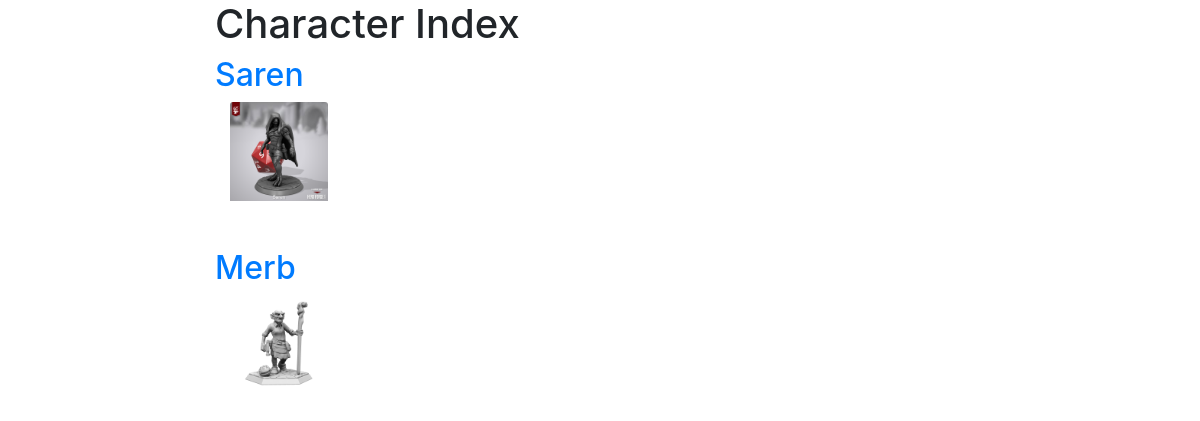
The app's page /naga/, older data.
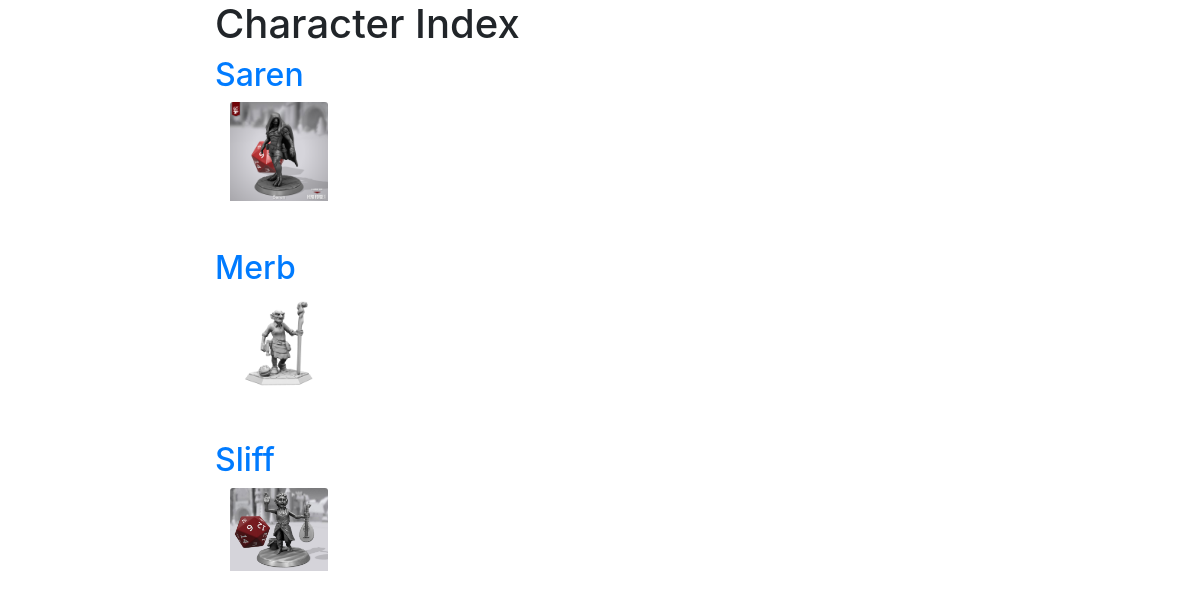
The same page, newer data.
### naga/models.py (models this page shows, shortened)
class Character(models.Model):
    name = models.CharField(max_length=255)
    xp = models.IntegerField(blank=True, null=True)
    race = models.CharField(max_length=255)
    alignment = models.CharField(max_length=255)
    background = models.CharField(max_length=255, blank=True, null=True)
    age = models.CharField(max_length=255, blank=True, null=True)
    height = models.CharField(max_length=255, blank=True, null=True)
    weight = models.CharField(max_length=255, blank=True, null=True)
    eyes = models.CharField(max_length=255, blank=True, null=True)
    skin = models.CharField(max_length=255, blank=True, null=True)
    hair = models.CharField(max_length=255, blank=True, null=True)
    strength = models.IntegerField()
    dexterity = models.IntegerField()
    constitution = models.IntegerField()
    intelligence = models.IntegerField()
    wisdom = models.IntegerField()
    charisma = models.IntegerField()
    proficiencyBonus = models.IntegerField()
    inspiration = models.IntegerField(blank=True, null=True)
    ac = models.IntegerField()
    initiative = models.IntegerField(blank=True, null=True)
    speed = models.IntegerField()
    currentHP = models.IntegerField()
    tempHP = models.CharField(max_length=255, blank=True, null=True)
    hitDiceType = models.CharField(max_length=255)
    hitDice = models.CharField(max_length=255)
    personalityNotes = models.TextField(blank=True, null=True)
    proficienciesNotes = models.TextField(blank=True, null=True)
    weaponsNotes = models.TextField(blank=True, null=True)
    equipmentNotes = models.TextField(blank=True, null=True)
    alliesNotes = models.TextField(blank=True, null=True)
    backstoryNotes = models.TextField(blank=True, null=True)
    additionalNotes = models.TextField(blank=True, null=True)
    treasureNotes = models.TextField(blank=True, null=True)
    customNotesSlot1 = models.TextField(blank=True, null=True)
    headshot = models.ImageField(upload_to='naga/uploads/%s/'%name, blank=True, null=True)
    cp = models.IntegerField(blank=True, null=True)
    sp = models.IntegerField(blank=True, null=True)
    ep = models.IntegerField(blank=True, null=True)
    gp = models.IntegerField(blank=True, null=True)
    pp = models.IntegerField(blank=True, null=True)
    campaignJournal = models.TextField(blank=True, null=True)
    externalReferences = models.TextField(blank=True, null=True) #Out of character, links to stuff or player notes
    useSpellPage = models.BooleanField(default=True)
    lvl1slotsTotal = models.IntegerField(blank=True, null=True)
    lvl1slotsUsed = models.IntegerField(blank=True, null=True)
    lvl2slotsTotal = models.IntegerField(blank=True, null=True)
    lvl2slotsUsed = models.IntegerField(blank=True, null=True)
    lvl3slotsTotal = models.IntegerField(blank=True, null=True)
    lvl3slotsUsed = models.IntegerField(blank=True, null=True)
    lvl4slotsTotal = models.IntegerField(blank=True, null=True)
    lvl4slotsUsed = models.IntegerField(blank=True, null=True)
    lvl5slotsTotal = models.IntegerField(blank=True, null=True)
    lvl5slotsUsed = models.IntegerField(blank=True, null=True)
    lvl6slotsTotal = models.IntegerField(blank=True, null=True)
    lvl6slotsUsed = models.IntegerField(blank=True, null=True)
    lvl7slotsTotal = models.IntegerField(blank=True, null=True)
    lvl7slotsUsed = models.IntegerField(blank=True, null=True)
    lvl8slotsTotal = models.IntegerField(blank=True, null=True)
    lvl8slotsUsed = models.IntegerField(blank=True, null=True)
    lvl9slotsTotal = models.IntegerField(blank=True, null=True)
    lvl9slotsUsed = models.IntegerField(blank=True, null=True)

### naga/views.py (the view)
# urls.py: path("", views.naga_index, name="naga_index"),
def naga_index(request):
    characters = Character.objects.all()
    context = {
        "characters": characters,
    }
    return render(request, "naga_index.html", context)

### naga/templates/naga_index.html
{% extends "naga_base.html" %}
{% block page_content %}
<div class="col-md-8 offset-md-2">
    <h1>Character Index</h1>
    {% for character in characters %}
	<div>
		<h2><a href="{% url 'naga_characterHome' character.name %}">{{ character.name }}</a></h2>
		{% if character.headshot %}
		<div class="col-md-2" style="horizontal-align:right">
			<img class="card-img-top" src="{{ character.headshot.url }}" alt="" width="5%">
		</div>
		<br/><br/>
		{% endif %}
	</div>
    {% endfor %}
</div>
{% endblock %}

### naga/templates/naga_base.html
<link rel="stylesheet" type="text/css" href="/static/naga/naga.css">
{% extends "base.html" %}

### portfolio/templates/base.html (shortened to what this page needs)
<link rel="stylesheet" href="https://stackpath.bootstrapcdn.com/bootstrap/4.1.3/css/bootstrap.min.css">
{% block page_content %} {% endblock %}

Row changes from the older to the newer data that the page shows:
added Character: name "Sliff", headshot (picture)
